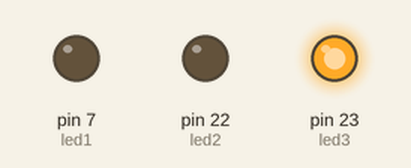
A sketch run on a simulated Arduino Mega 2560, built with avr-gcc and run on an emulated ATmega2560. Shown: output pins drawn as LEDs (lit = HIGH).

Above: at 0.3 s.
At 20.5 s:
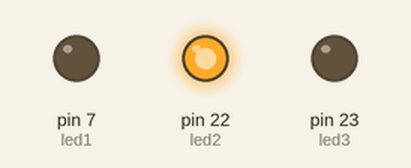
At 40.5 s:
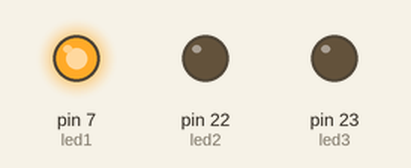
Timing chart, 0 to 42.0 s (numbered marks = the images above):
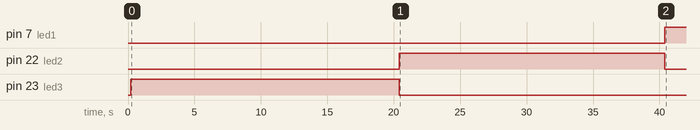

The sketch:

006_LED_Counter.ino
```cpp
// Lab Practical 6
// Create a program that illuminates the green LED if the counter is less than 100, illuminate the yellow LED if
// the counter is between 101 and 200 and illuminates the red LED if the counter is greater than 200.

//Change the pin numbers to the ones you are using on the Arduino board (Ask Mam for pin numbers)

int led1 = 7;   // Red LED on Pin 7
int led2 = 22;  // Yellow LED on Pin 22
int led3 = 23;  // Green LED on Pin 23
int number = 0;

void setup() {
  pinMode(led1, OUTPUT);
  pinMode(led2, OUTPUT);
  pinMode(led3, OUTPUT);
}

void loop() {
  delay(200); // delay for 0.2 seconds, increase if needed

  if (number <= 100) {
    // Green LED ON (other LEDs OFF) when counter <= 100
    digitalWrite(led1, LOW);   // Red OFF
    digitalWrite(led2, LOW);   // Yellow OFF
    digitalWrite(led3, HIGH);  // Green ON
  }
  else if (number > 100 && number <= 200) {
    // Yellow LED ON (other LEDs OFF) when counter between 101-200
    digitalWrite(led1, LOW);   // Red OFF
    digitalWrite(led2, HIGH);  // Yellow ON
    digitalWrite(led3, LOW);   // Green OFF
  }
  else if (number > 200) {
    // Red LED ON (other LEDs OFF) when counter > 200
    digitalWrite(led1, HIGH);  // Red ON
    digitalWrite(led2, LOW);   // Yellow OFF
    digitalWrite(led3, LOW);   // Green OFF
  }

  // Increment counter
  number = number + 1;

  // Reset counter if it exceeds a large value to prevent overflow
  if (number > 1000) {
    number = 0;
  }
}
```

Measured:
- by itself, pin 7 (led1): LOW → HIGH at 40.4 s
- by itself, pin 22 (led2): LOW → HIGH at 20.4 s, → LOW 20.0 s later
- by itself, pin 23 (led3): LOW → HIGH at 0.20 s, → LOW 20.2 s later
